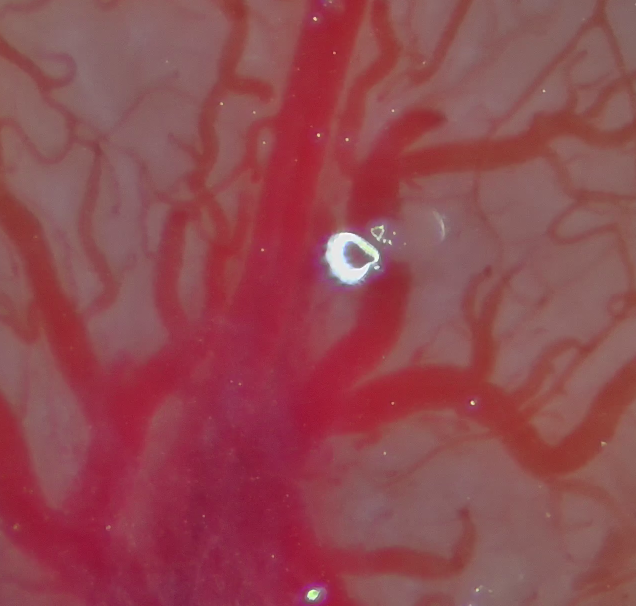
#> input picture video2/base_f00_original.tiff, 1272 x 1211 px, given in place of Video_00058_00044.mp4, which was not available (shown at 1/2 size)
$ python final_roi_um_no_crop.py   (older library calls are emulated)
#> lines starting #> are read from the running program, lines starting #| are printed output that depends on the picture; pictures that were not available may be replaced by others from this repository, and a replacement may not be noted
'''
# [1단계] 기준점 설정 (Baseline Setup)
비디오에서 선명도 기준을 통과한 첫 번째 프레임을 찾습니다.

사용자가 분석하고 싶은 **관심 영역(ROI)**을 마우스로 드래그하여 선택합니다.

이 영역의 혈관 특징(Sato Filter 기반)을 추출해, 나중에 다른 프레임들을 정렬할 때 쓸 **'기준 지도(Template)'**를 만듭니다.

# [2단계] 선명도 기반 1차 필터링 (Pre-Filtering)
비디오의 각 프레임을 읽어와서 위에서 설명한 방식으로 선명도를 계산합니다.

통과: 정합 단계로 이동.

탈락: "선명도 부족" 메시지를 출력하고 해당 프레임은 버립니다.

# [3단계] 2단계 정밀 정합 (ORB + ECC Alignment)
1차(ORB): 특징점 매칭을 통해 큰 움직임(카메라 흔들림 등)을 빠르게 잡습니다.

2차(ECC): 마이크로미터 단위의 미세한 오차를 줄이기 위해 픽셀 단위로 정밀하게 위치를 보정합니다. (MOTION_EUCLIDEAN 모델 사용)

# [4단계] 유효성 검사 및 최종 저장 (Post-Filtering & Save)
경계 검사 (Border Check): 정합을 위해 이미지를 이동시켰을 때, 우리가 선택한 ROI 영역이 화면 밖으로 잘려 나가는지 확인합니다. (잘린 부분이 1픽셀이라도 있으면 데이터 오염 방지를 위해 제외)

저장: 모든 관문을 통과한 '깨끗하고 정렬된' 이미지들만 tiff 형식으로 저장됩니다.
'''
import time
import cv2
import numpy as np
import os
from skimage.filters import sato
from skimage import exposure


class QuadrantVesselAligner:
    def __init__(self, abs_threshold=20.0, cc_threshold=0.35, orb_nfeatures=1000, min_orb_matches=10, fov_width_mm=6.5, img_width_px=3840):
        self.abs_threshold = abs_threshold
        self.cc_threshold = cc_threshold
        self.orb_nfeatures = orb_nfeatures
        self.min_orb_matches = min_orb_matches

        self.roi_offset = None  # (x, y)
        self.roi_size = None  # (w, h)

        # 실제 거리 변환 비율
        self.fov_width_mm = fov_width_mm
        self.img_width_px = img_width_px
        self.um_per_px = (fov_width_mm * 1000) / img_width_px  # 픽셀당 마이크로미터

        # Baseline 기준(첫 통과 프레임 ROI)의 vesselness
        self.baseline_vesselness = None

        # ECC 알고리즘 종료 조건
        self.criteria = (cv2.TERM_CRITERIA_EPS | cv2.TERM_CRITERIA_COUNT, 1000, 1e-7)

    # ----------------------------
    # I/O: video -> frames
    # ----------------------------
    def extract_frames_from_video(self, video_path, start_sec=0, end_sec=5, max_frames=10):
        """비디오에서 특정 구간의 프레임 추출 (상위 N개)"""
#> called with video_path = 'D:\\VIDEO\\M-26\\Video_00058_00044.mp4', start_sec = 0, end_sec = 5, max_frames = 15
        cap = cv2.VideoCapture(video_path)
        if not cap.isOpened():
            raise ValueError(f"비디오를 열 수 없습니다: {video_path}")

        fps = cap.get(cv2.CAP_PROP_FPS)
        width = int(cap.get(cv2.CAP_PROP_FRAME_WIDTH))
        height = int(cap.get(cv2.CAP_PROP_FRAME_HEIGHT))

        print(f"📹 비디오 정보: {width}x{height}, {fps:.2f} FPS")

        start_frame = int(start_sec * fps)
        end_frame = int(end_sec * fps)

        frames = []
        frame_numbers = []

        cap.set(cv2.CAP_PROP_POS_FRAMES, start_frame)

        for frame_idx in range(start_frame, min(end_frame, start_frame + max_frames)):
            ret, frame = cap.read()
            if not ret:
                break
            frames.append(frame)
            frame_numbers.append(frame_idx)
#> this loop made 15 passes
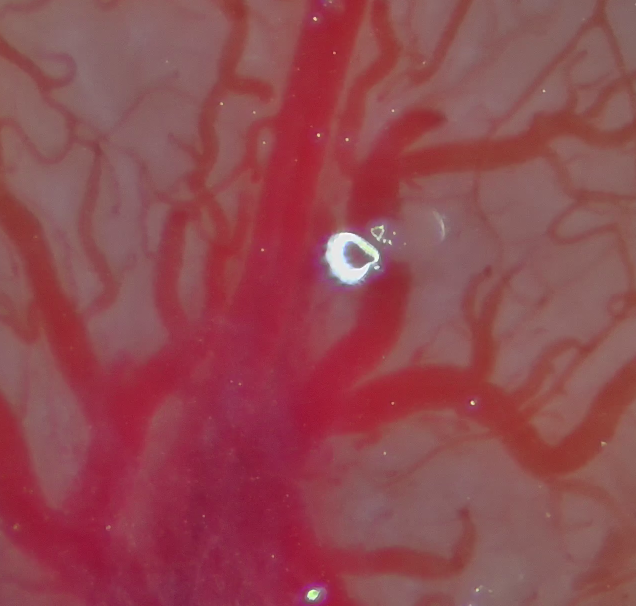
#> input picture video2/base_f00_original.tiff, 1272 x 1211 px, given in place of Video_00058_00044.mp4, which was not available (shown at 1/2 size)
#> after the loop, frame_numbers = [0, 1, 2, 3, 4, 5, 6, 7, 8, 9, 10, 11, 12, 13, 14]; frames = 15 items

        cap.release()
        print(f"✅ {len(frames)}개 프레임 추출 완료 (프레임 {start_frame}~{start_frame + len(frames) - 1})")
#| ✅ 15개 프레임 추출 완료 (프레임 0~14)
        return frames, frame_numbers

    # ----------------------------
    # Mask / Clarity
    # ----------------------------
    def get_refined_mask(self, img_bgr):
        """A-Channel 기반 혈관 영역 마스크 생성"""
        lab = cv2.cvtColor(img_bgr, cv2.COLOR_BGR2Lab)
        a_channel = lab[:, :, 1]
        blur = cv2.GaussianBlur(a_channel, (21, 21), 0)
        _, thresh = cv2.threshold(blur, 135, 255, cv2.THRESH_BINARY)
        kernel = np.ones((25, 25), np.uint8)
        morphed = cv2.morphologyEx(thresh, cv2.MORPH_CLOSE, kernel)
        contours, _ = cv2.findContours(morphed, cv2.RETR_EXTERNAL, cv2.CHAIN_APPROX_SIMPLE)

        if not contours:
            return np.ones(img_bgr.shape[:2], dtype=np.uint8) * 255

        main_cnt = max(contours, key=cv2.contourArea)
        hull = cv2.convexHull(main_cnt)
        mask = np.zeros(img_bgr.shape[:2], dtype=np.uint8)
        cv2.drawContours(mask, [hull], -1, 255, -1)
        return mask

    def calculate_masked_clarity(self, img_bgr):
        """Sobel Gradient 기반 혈관 영역 선명도 측정"""
        gray = cv2.cvtColor(img_bgr, cv2.COLOR_BGR2GRAY)
        mask = self.get_refined_mask(img_bgr)

        dx = cv2.Sobel(gray, cv2.CV_64F, 1, 0)
        dy = cv2.Sobel(gray, cv2.CV_64F, 0, 1)
        mag = cv2.magnitude(dx, dy)

        vessel_area_mag = mag[mask > 0]
        if len(vessel_area_mag) == 0:
            return 0

        top_k = int(len(vessel_area_mag) * 0.1)
        top_k = max(top_k, 1)
        score = np.mean(np.sort(vessel_area_mag)[-top_k:])
        return score

    # ----------------------------
    # Vesselness for ECC
    # ----------------------------
    # [21 lines left out: functions preprocess_vesselness, split_into_quadrants, not called in this run]

    # ----------------------------
    # Baseline selection
    # ----------------------------
    def find_first_clear_frame(self, frames):
        """선명도 통과한 첫 프레임 찾기"""
        for i, frame in enumerate(frames):
            score = self.calculate_masked_clarity(frame)
            if score >= self.abs_threshold:
                print(f"✅ 첫 통과 프레임: {i}번 (선명도: {score:.2f})")
                return frame, i
        raise ValueError("선명도 통과한 프레임이 없습니다!")

    def set_baseline_roi(self, video_path, max_frames=10):
        """Baseline 비디오에서 첫 통과 프레임으로 ROI 설정"""
        frames, frame_nums = self.extract_frames_from_video(video_path, max_frames=max_frames)
#> frames = 15 items; frame_nums = [0, 1, 2, 3, 4, 5, 6, 7, 8, 9, 10, 11, 12, 13, 14]
        if not frames:
            raise ValueError("Baseline 프레임을 추출할 수 없습니다.")

        # 선명도 통과한 첫 프레임 찾기
        first_clear_frame, idx = self.find_first_clear_frame(frames)
#> the loop in find_first_clear_frame, `for i, frame in enumerate(frames):` made 1 pass
#> (top_k in calculate_masked_clarity, score) on pass 1: (154039, 31.31)
#| ✅ 첫 통과 프레임: 0번 (선명도: 31.31)
#> pass 1, in calculate_masked_clarity, `gray = cv2.cvtColor(img_bgr, cv2.COLOR_BGR2GRAY)`:
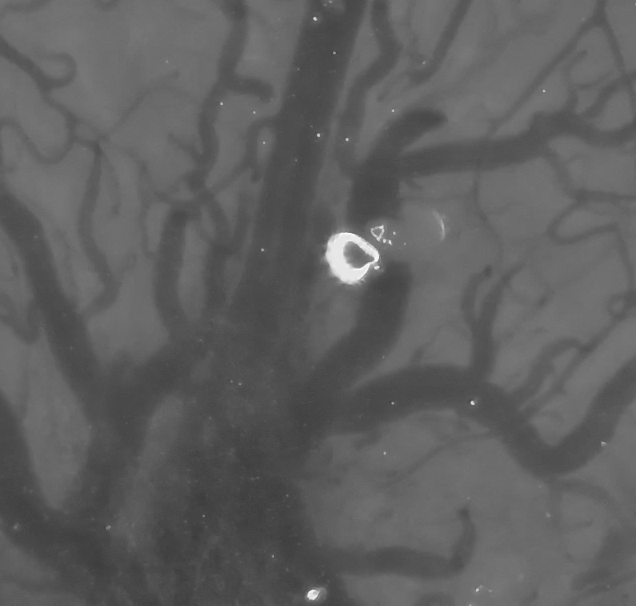
#> gray: shape (1211, 1272) (shown at 1/2 size); min 52, max 254, mean 95.3
#> pass 1, in get_refined_mask, `a_channel = lab[:, :, 1]`:
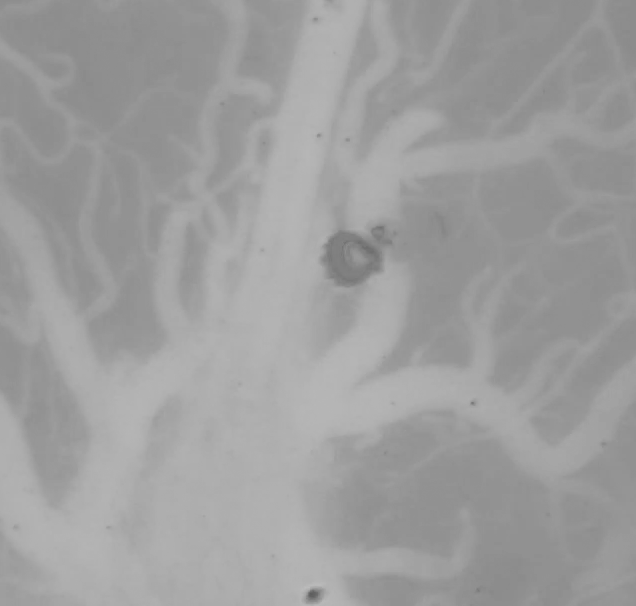
#> a_channel: shape (1211, 1272) (shown at 1/2 size); min 91, max 188, mean 157.9
#> first_clear_frame is the input picture: shape (1211, 1272, 3); mean B, G, R 80.6, 73.3, 144.3
#> idx = 0

        # ROI 드래그 선택
        window_name = "Select ROI on First Clear Frame"
        cv2.namedWindow(window_name, cv2.WINDOW_NORMAL)
        print("💡 드래그로 ROI를 선택한 후 'ENTER' 또는 'SPACE'를 누르세요.")
#> (the run stopped early here; a loop or call above may not have finished)

$ run again, on video2/ex1.jpg
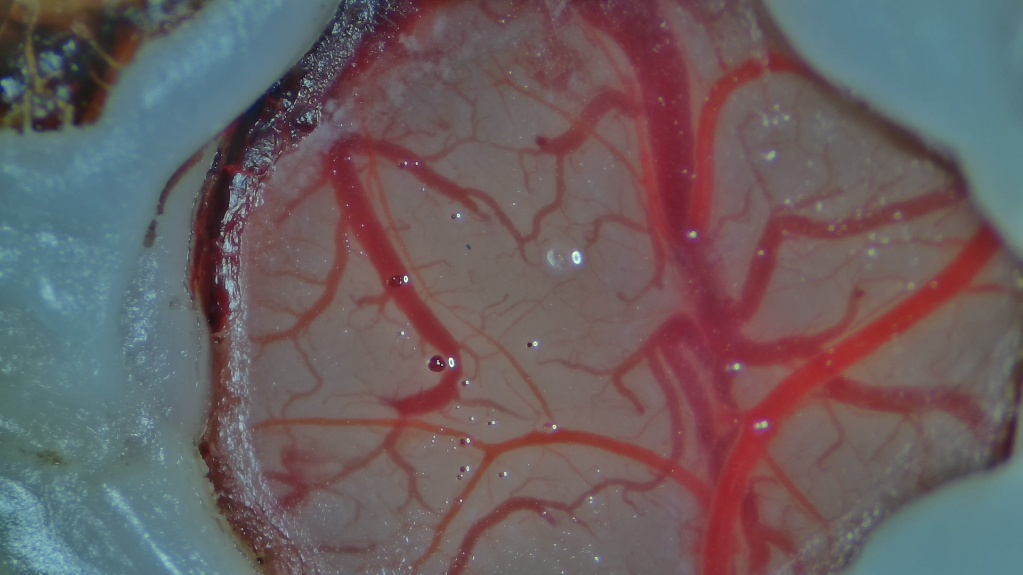
#> input picture video2/ex1.jpg, 1023 x 575 px, given in place of Video_00058_00044.mp4, which was not available
#> the loop in extract_frames_from_video, `for frame_idx in range(start_frame, min(end_frame, start_frame + max_f..` made 15 passes
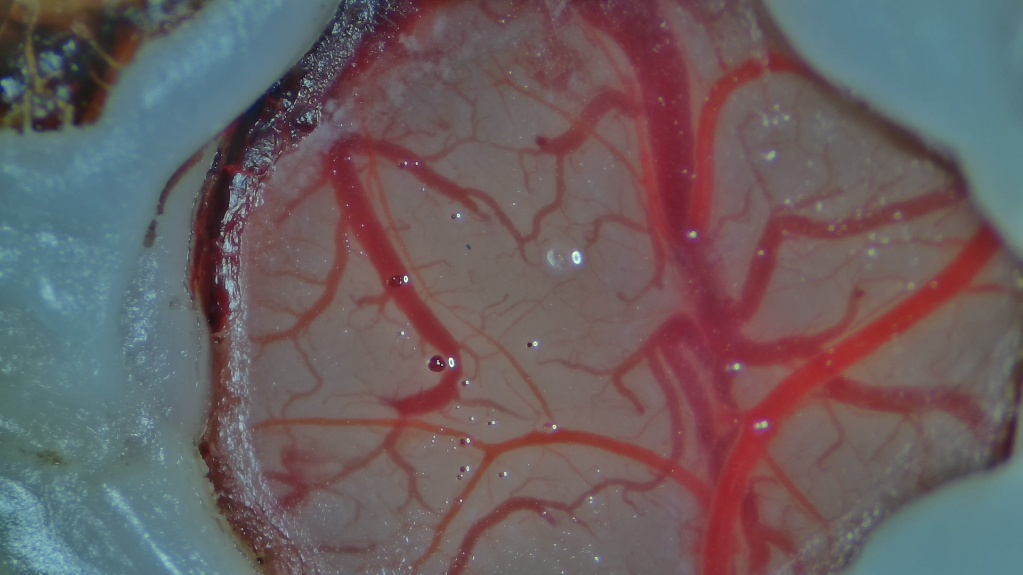
#> input picture video2/ex1.jpg, 1023 x 575 px, given in place of Video_00058_00044.mp4, which was not available
#> after the loop in extract_frames_from_video, `for frame_idx in range(start_frame, min(end_frame, start_frame + max_f..`: frame_numbers = [0, 1, 2, 3, 4, 5, 6, 7, 8, 9, 10, 11, 12, 13, 14]; frames = 15 items
#| ✅ 15개 프레임 추출 완료 (프레임 0~14)
#> in set_baseline_roi, `frames, frame_nums = self.extract_frames_from_video(video_path, max_fr..`: frame_nums = [0, 1, 2, 3, 4, 5, 6, 7, 8, 9, 10, 11, 12, 13, 14]
#> the loop in find_first_clear_frame, `for i, frame in enumerate(frames):` made 1 pass
#> (top_k in calculate_masked_clarity, score) on pass 1: (41137, 89.08)
#> (printed output is left out)
#> pass 1, in calculate_masked_clarity, `gray = cv2.cvtColor(img_bgr, cv2.COLOR_BGR2GRAY)`:
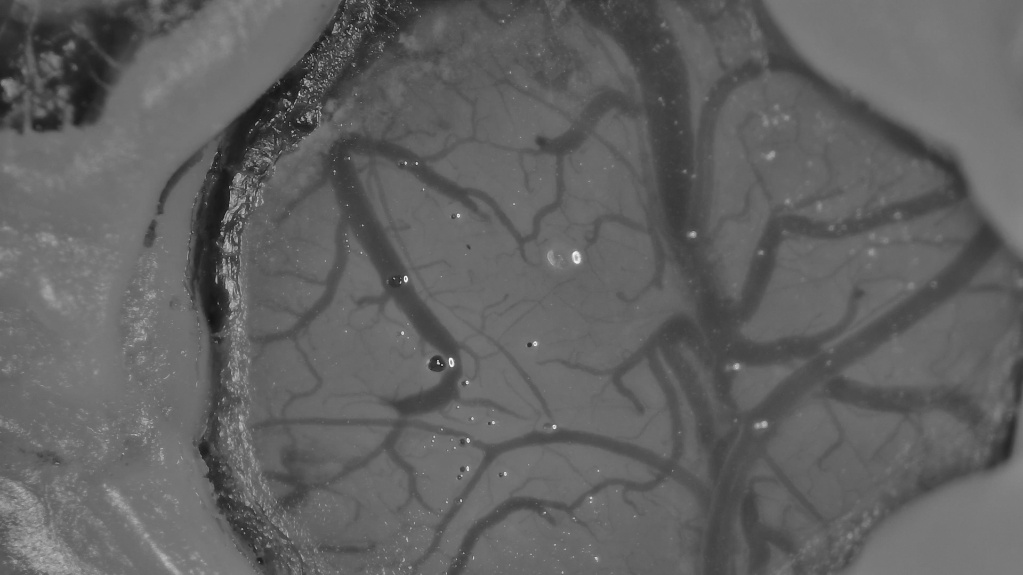
#> gray: shape (575, 1023); min 15, max 249, mean 97.7
#> pass 1, in get_refined_mask, `a_channel = lab[:, :, 1]`:
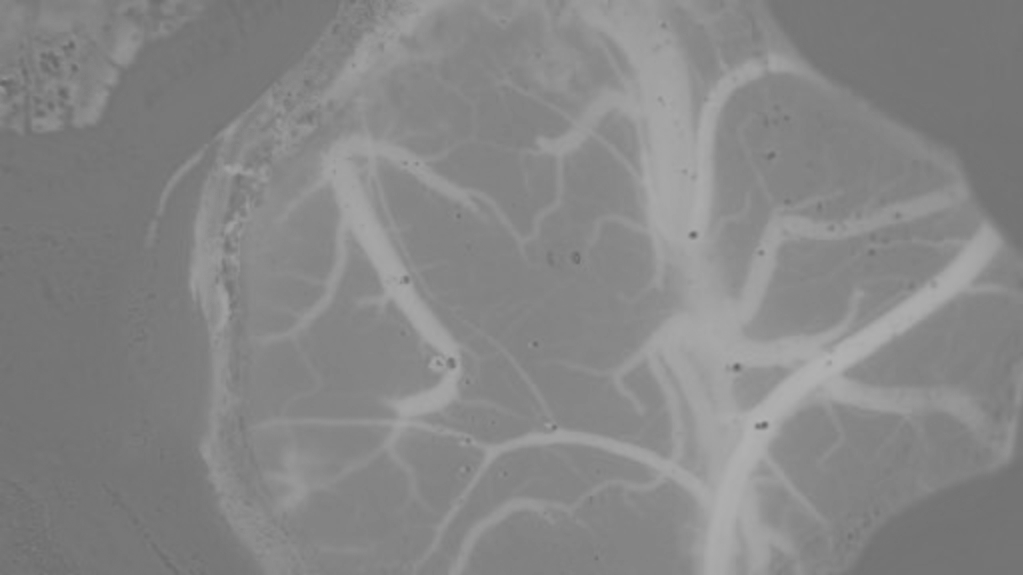
#> a_channel: shape (575, 1023); min 99, max 179, mean 134.4
#> in set_baseline_roi, first_clear_frame is the input picture: shape (575, 1023, 3); mean B, G, R 96.2, 93.7, 105.9
#> idx = 0

$ run again, on video2/ex2.jpg
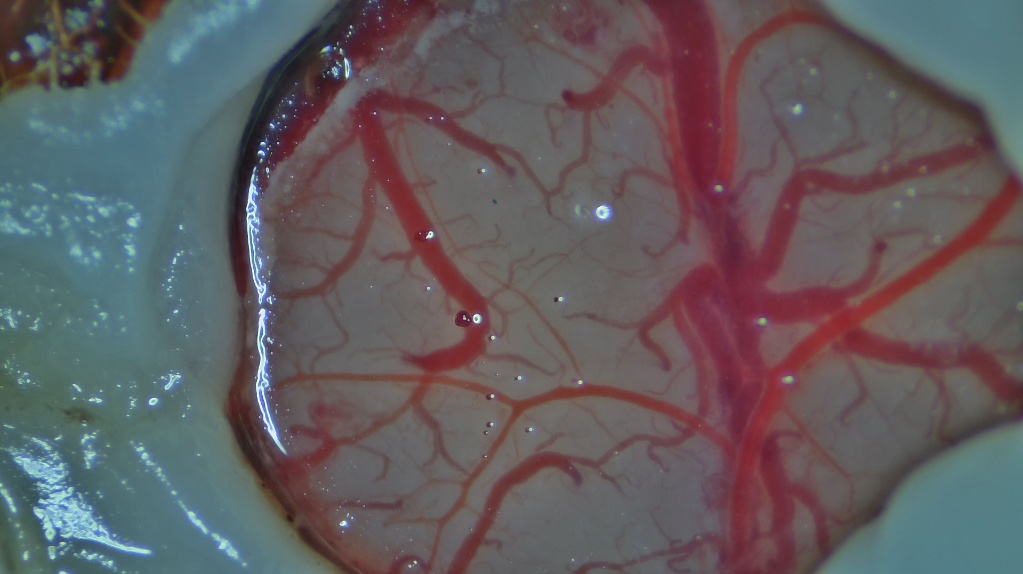
#> input picture video2/ex2.jpg, 1023 x 574 px, given in place of Video_00058_00044.mp4, which was not available
#> the loop in extract_frames_from_video, `for frame_idx in range(start_frame, min(end_frame, start_frame + max_f..` made 15 passes
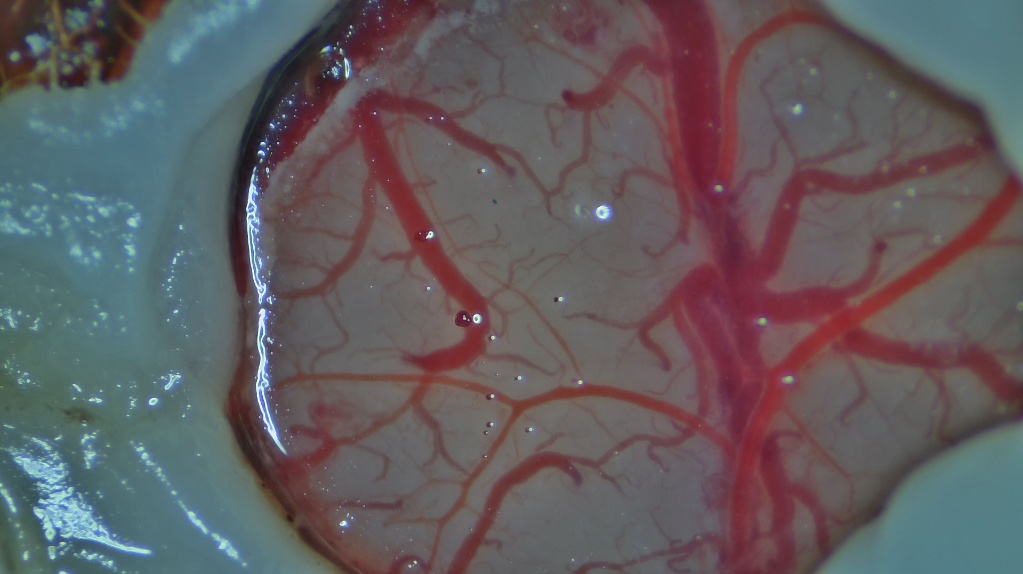
#> input picture video2/ex2.jpg, 1023 x 574 px, given in place of Video_00058_00044.mp4, which was not available
#> after the loop in extract_frames_from_video, `for frame_idx in range(start_frame, min(end_frame, start_frame + max_f..`: frame_numbers = [0, 1, 2, 3, 4, 5, 6, 7, 8, 9, 10, 11, 12, 13, 14]; frames = 15 items
#| ✅ 15개 프레임 추출 완료 (프레임 0~14)
#> in set_baseline_roi, `frames, frame_nums = self.extract_frames_from_video(video_path, max_fr..`: frame_nums = [0, 1, 2, 3, 4, 5, 6, 7, 8, 9, 10, 11, 12, 13, 14]
#> the loop in find_first_clear_frame, `for i, frame in enumerate(frames):` made 1 pass
#> (top_k in calculate_masked_clarity, score) on pass 1: (40073, 75.96)
#> (printed output is left out)
#> pass 1, in calculate_masked_clarity, `gray = cv2.cvtColor(img_bgr, cv2.COLOR_BGR2GRAY)`:
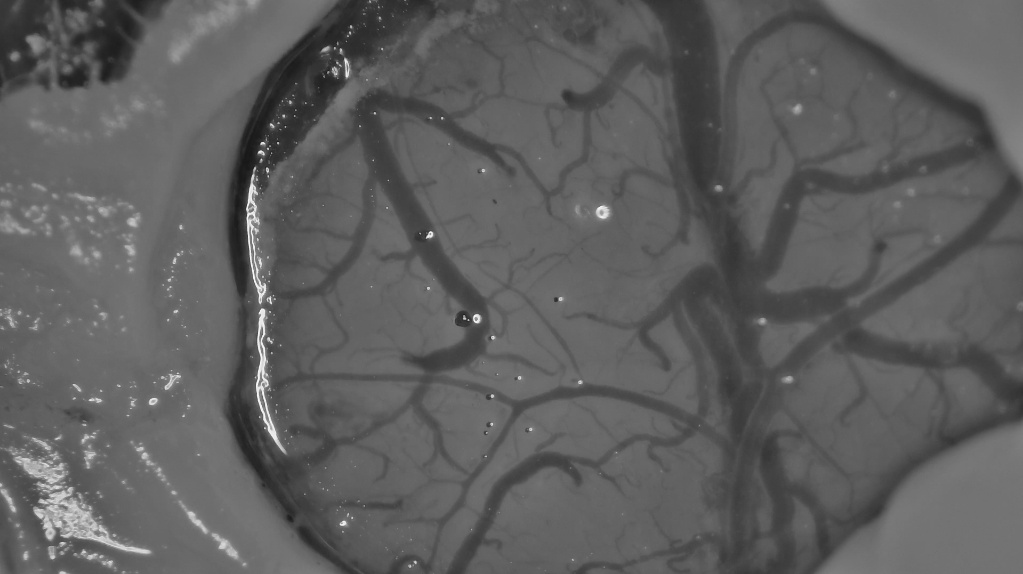
#> gray: shape (574, 1023); min 22, max 250, mean 94.2
#> pass 1, in get_refined_mask, `a_channel = lab[:, :, 1]`:
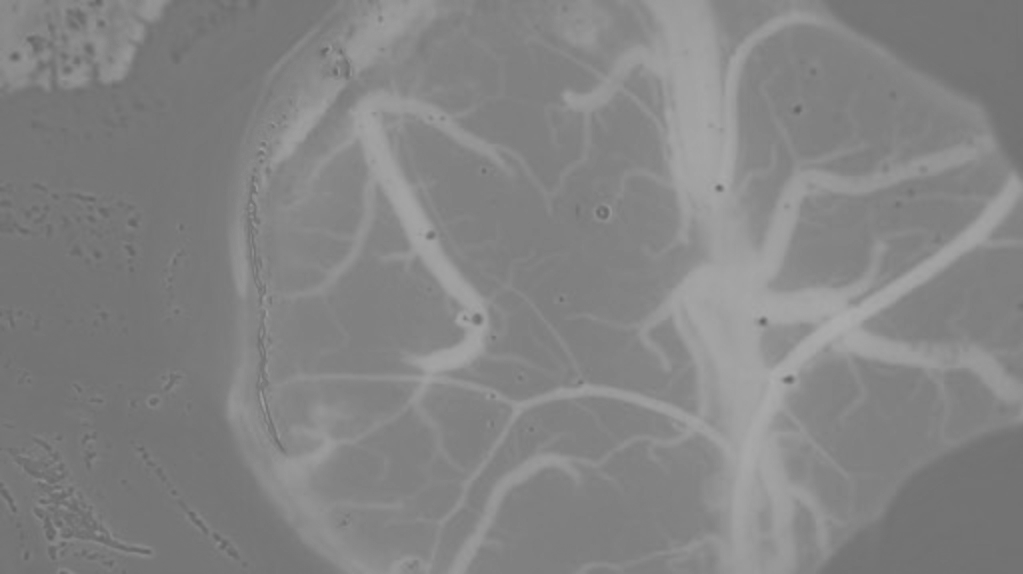
#> a_channel: shape (574, 1023); min 97, max 172, mean 131.9
#> in set_baseline_roi, first_clear_frame is the input picture: shape (574, 1023, 3); mean B, G, R 95.5, 92.2, 97.9
#> idx = 0
